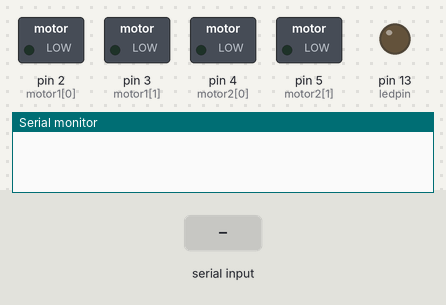
Simulated run of this sketch. Board: Arduino Uno, built with avr-gcc and run on an emulated ATmega328P. On the bench: switched loads named in the sketch (green lamp = pin HIGH), output pins drawn as LEDs (lit = HIGH), the last lines printed to the serial monitor. The test bench sets the inputs (shaded band).

Above: at 1.2 s.
1.3 s: "1" received over the second serial link
At 1.47 s:
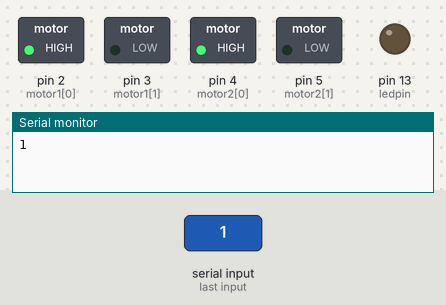
3.1 s: "2" received over the second serial link
At 3.22 s:
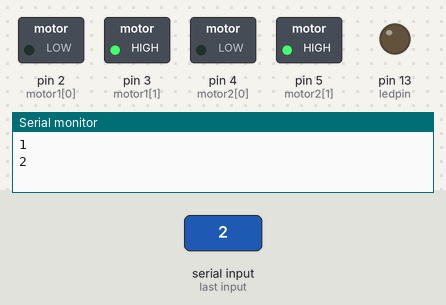
4.8 s: "3" received over the second serial link
At 4.97 s:
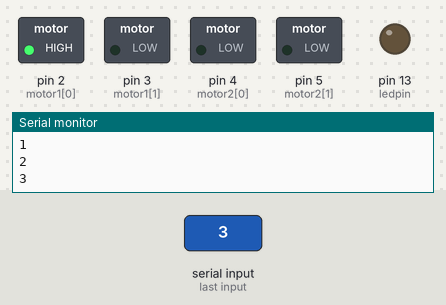
6.6 s: "4" received over the second serial link
At 6.72 s:
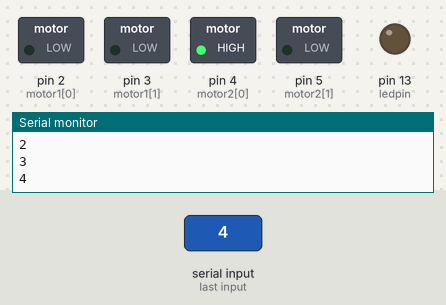
Timing chart, 0 to 9.3 s (numbered marks = the images above; inputs shaded):
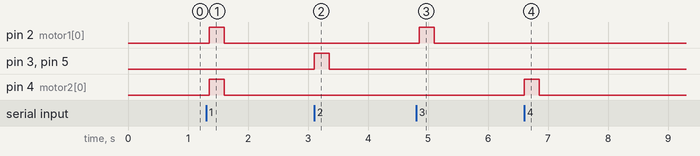

The sketch:

carrinho.ino
```cpp
#include <SoftwareSerial.h>// import the serial library

int tempo = 250;

int motor1[2] = {2, 3};
int motor2[2] = {4, 5};
int motor3[2] = {6, 7};
int motor4[2] = {8, 9};

//variaveis para o bluetooth

SoftwareSerial Genotronex(0, 1);
int ledpin=13; // led on D13 will show blink on / off
int BluetoothData;

void para() {
    for (int i = 0; i < 2; i++) {
    digitalWrite(motor1[i], LOW);
    digitalWrite(motor2[i], LOW);
  }
}

void setup() {
  for (int i = 0; i < 2; i++) {
    pinMode(motor1[i], OUTPUT);
    pinMode(motor2[i], OUTPUT);
  }
    // put your setup code here, to run once:
  Genotronex.begin(9600);
  Genotronex.println("Bluetooth On please press 1 or 0 blink LED ..");
  pinMode(ledpin,OUTPUT);
  Serial.begin(9600);
  para();
}


void paraFrente() {
   digitalWrite(motor1[0], HIGH);
   digitalWrite(motor2[0], HIGH);
   digitalWrite(motor1[1], LOW);
   digitalWrite(motor2[1], LOW);
}

void paraTras() {
   digitalWrite(motor1[0], LOW);
   digitalWrite(motor2[0], LOW);
   digitalWrite(motor1[1], HIGH);
   digitalWrite(motor2[1], HIGH);
}

void paraEsquerda() {
   digitalWrite(motor1[0], HIGH);
   digitalWrite(motor2[0], LOW);
   digitalWrite(motor1[1], LOW);
   digitalWrite(motor2[1], LOW);
}

void paraDireita() {
   digitalWrite(motor1[0], LOW);
   digitalWrite(motor2[0], HIGH);
   digitalWrite(motor1[1], LOW);
   digitalWrite(motor2[1], LOW);
}

void loop() {
  char k = 0;
    // put your main code here, to run repeatedly:
   if (Genotronex.available()){
      BluetoothData=Genotronex.read();
      k = BluetoothData;
      Serial.println(k);
  }
  switch (k) {
    case '1':
      paraFrente();
      delay(tempo);
      para();
      break;
    case '2':
      paraTras();
      delay(tempo);
      para();
      break;
    case '3':
      paraEsquerda();
      delay(tempo);
      para();
      break;
    case '4':
      paraDireita();
      delay(tempo);
      para();
      break;
  }
  delay(100);
}
```

Measured:
- after the input at 1.3 s, pin 2 (motor1[0]), pin 4 (motor2[0]): LOW → HIGH after 0.05 s, → LOW 0.25 s later
- after the input at 3.1 s, pin 3 (motor1[1]), pin 5 (motor2[1]): LOW → HIGH at once, → LOW 0.25 s later
- after the input at 4.8 s, pin 2 (motor1[0]): LOW → HIGH after 0.05 s, → LOW 0.25 s later
- after the input at 6.6 s, pin 4 (motor2[0]): LOW → HIGH at once, → LOW 0.25 s later
